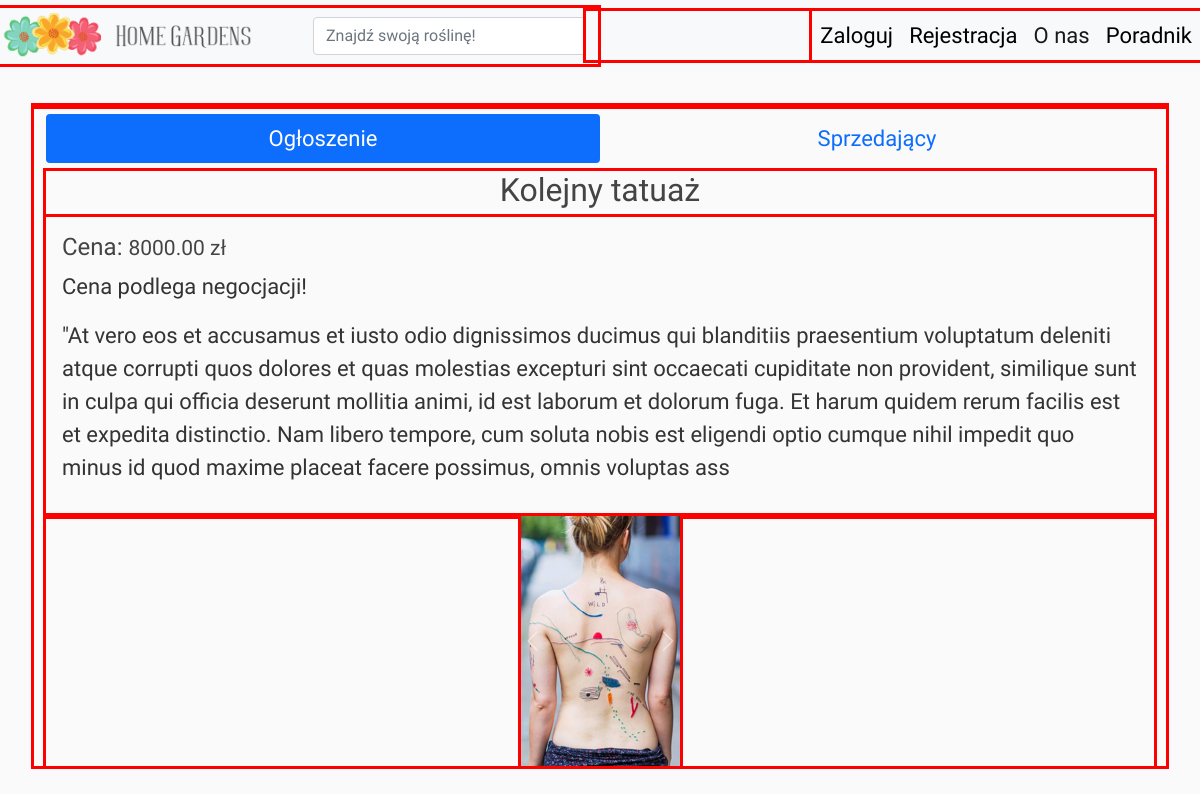
Page /offer/5/ on the committed database.
### home/models.py (models this page shows, shortened)
class Offer(models.Model):
    title = models.CharField(
        max_length=100, verbose_name="Nazwa przedmiotu:", null=True, blank=True)
    description = models.TextField(
        max_length=500, verbose_name="Opis:", null=True, blank=True)
    price = models.FloatField(verbose_name="Cena:", null=True, blank=True)
    seller = models.ForeignKey(User, on_delete=models.CASCADE, null=True, blank=True, verbose_name='Sprzedawca: ')
    date_posted = models.DateTimeField(default=timezone.now)
    negotiable = models.BooleanField(verbose_name='Do negocjacji', default=True)
    category = models.ForeignKey(Category, on_delete=models.DO_NOTHING, default=None, verbose_name='Kategoria', null=True, blank=True)

class OfferImage(models.Model):
    image = models.ImageField(verbose_name="  ",
        null=True, blank=True,
        upload_to='products_pics/', default='products_pics/default.png')
    offer = models.ForeignKey(
        Offer, on_delete=models.CASCADE, blank=True, null=True)

### home/views.py (the view)
# urls.py: path('offer/<int:pk>/', offer_detail_view, name='offerdetail'),
def offer_detail_view(request, pk, *args, **kwargs):
    if request.method == 'GET':
        template = 'home/offer_detail_view.html'
        context = {}
        context['object'] = Offer.objects.get(id=pk)
        return render(request, template, context)

### home/templates/home/offer_detail_view.html (shortened to what this page needs)
{% extends "home/base.html" %}
{% load static %}
{% block content %}
<div class="row">
    <div class="col-12 mx-auto">
        <ul class="nav nav-pills nav-justified mt-2" id="myTab" role="tablist">
            <li class="nav-item" role="presentation">
                <button class="nav-link active" id="offer-tab" data-bs-toggle="tab" data-bs-target="#offer"
                    type="button" role="tab" aria-controls="offer" aria-selected="true">
                    Ogłoszenie
                </button>
            </li>
            <li class="nav-item" role="presentation">
                <button class="nav-link" id="seller-tab" data-bs-toggle="tab" data-bs-target="#seller" type="button"
                    role="tab" aria-controls="seller" aria-selected="false">
                    Sprzedający
                </button>
            </li>
        </ul>
        <div class="tab-content" id="myTabContent">
            <div class="tab-pane fade show active" id="offer" role="tabpanel" aria-labelledby="offer-tab">
                <h2 class="card-title text-center mt-2 border-1"> {{object.title}} </h2>
                <div class="card-body">
                    <h4>Cena: <small> {{ object.price|stringformat:".2f" }} zł</small></h4>
                    {% if object.negotiable %}
                    <p class='italic'>Cena podlega negocjacji!</p>
                    {% endif %}
                    <p class='text-break' >{{ object.description }} </p>
                </div>
                <div class="d-flex justify-content-center >">
                    <div id="carouselExampleInterval" class="carousel slide" data-bs-ride="carousel">
                        <div class="carousel-inner"  style="max-width:900px; max-height:600px !important;">
                            {% for offer_img in object.offerimage_set.all %}
                                {% if forloop.first %}
                            <div class="carousel-item active" data-bs-interval="10000">
                                <a href='{{ offer_img.image.url }}'><img src="{{ offer_img.image.url }}" class="d-block" alt="..."></a>
                            </div>
                                {% else %}
                            <div class="carousel-item" data-bs-interval="10000">
                                <a href='{{ offer_img.image.url }}'> <img src='{{ offer_img.image.url }}' class="d-block" alt="..."> </a>
                            </div>
                                {% endif %}
                            {% endfor %}
                        </div>
                        <button class="carousel-control-prev" type="button" data-bs-target="#carouselExampleInterval"
                            data-bs-slide="prev">
                            <span class="carousel-control-prev-icon" aria-hidden="true"></span>
                        </button>
                        <button class="carousel-control-next" type="button" data-bs-target="#carouselExampleInterval"
                            data-bs-slide="next">
                            <span class="carousel-control-next-icon" aria-hidden="true"></span>
                        </button>
                    </div>
                </div>
            </div>
        </div>
    </div>
</div>
{% endblock content %}

### home/static/home/main1.css (style rules this page uses)
body { background: #fafafa; color: #333333; margin-top: 5rem; padding: 10px; font-family: 'Aleo'; font-size: 22px; }
h1, h2, h3, h4, h5, h6 { color: #444444; }
ul { margin: 0; }
.carousel { width: 100; }
div { outline: 3px solid red; }

### rows in the picture
Offer: title "Kolejny tatuaż", price "8000.00", description "\"At vero eos et accusamus et iusto odio dignissimos ducimus qui blanditiis praesentium voluptatum deleniti atque corrupti quos dolores et quas molestias excepturi sint occaecati cupiditate non provident, similique sunt in culpa qui officia deserunt mollitia animi, id est laborum et dolorum fuga. Et harum quidem rerum facilis est et expedita distinctio. Nam libero tempore, cum soluta nobis est eligendi optio cumque nihil impedit quo minus id quod maxime placeat facere possimus, omnis voluptas ass"
OfferImage: image (picture)
